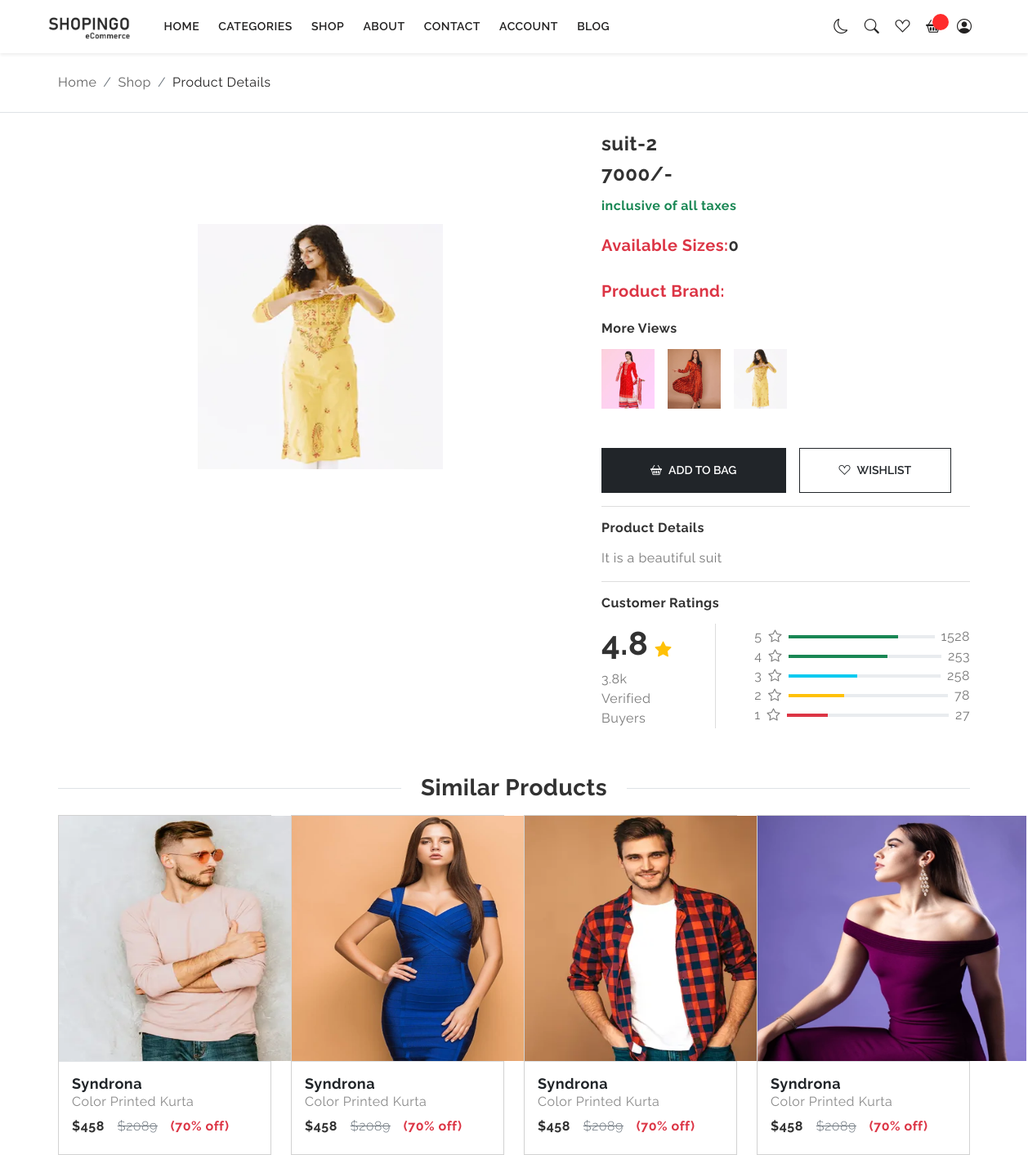
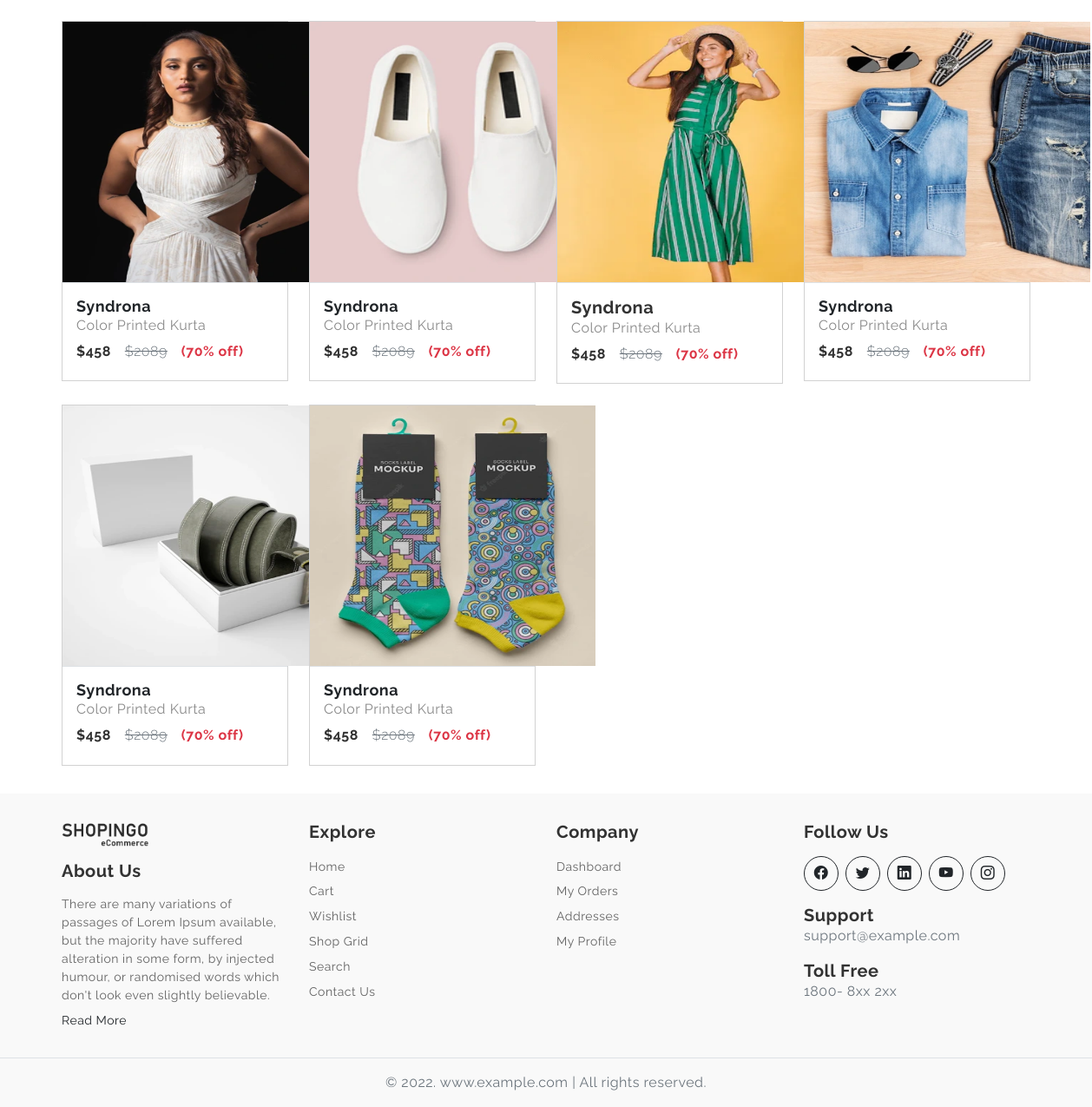
Page /src/view/product-details.php?product_id=37 (signed in) on the committed database (2 pictures, top to bottom).
### tables this page shows
CREATE TABLE `products_table` (
  `id` int NOT NULL,
  `product_name` varchar(255) NOT NULL,
  `description` varchar(255) NOT NULL,
  `price` int NOT NULL,
  `stock` int NOT NULL,
  `product_size` varchar(255) DEFAULT NULL,
  `isFeatured` int NOT NULL DEFAULT '0',
  `isDeleted` int NOT NULL DEFAULT '0',
  `category_id` int NOT NULL,
  `featured_product_image` varchar(255) NOT NULL,
  `created_at` timestamp NOT NULL DEFAULT CURRENT_TIMESTAMP,
  `updated_at` timestamp NULL DEFAULT NULL,
  `deleted_at` timestamp NULL DEFAULT NULL,
  `restored_at` datetime DEFAULT NULL
);

CREATE TABLE `product_images` (
  `id` int NOT NULL,
  `product_id` varchar(255) NOT NULL,
  `product_image` varchar(255) NOT NULL,
  `featured` tinyint DEFAULT NULL,
  `created_at` timestamp NOT NULL DEFAULT CURRENT_TIMESTAMP,
  `updated_at` timestamp NULL DEFAULT NULL
);

### src/view/product-details.php (the view, shortened to what the rows shown need)
<?php
include '../../includes/header.php';
include_once '../../includes/nav.php';
include '../controller/product_detail_handle.php';
?>
<div class="page-content">
  <section class="py-4">
    <div class="container">
      <div class="row g-4">
        <div class="col-12 col-xl-7">
          <div class="product-images">
            <div class="product-zoom-images">
              <div class="row row-cols-1 text-center mt-5 g-3">
                <?php foreach ($product_details as $row_data) {
                  $featured_image = $row_data['featured_product_image'];
                  ?>
                  <form action="../controller/cart_handle.php" method="POST">
                    <div class="col mt-5">
                      <div class="img-thumb-container overflow-hidden position-relative" data-fancybox="gallery"
                        data-featured-image="<?php echo $featured_image; ?>" data-other-image="<?php echo $images; ?>">
                        <img
                          src='<?php echo "../../shopingo_admin2-rahul/assets/images/product_featured_images/$featured_image" ?>'
                          class="img-fluid" style="height: 300px; width: 300px; " id="img_frame"
                          data-image-id="<?= $image_id; ?>" alt="">
                      </div>
                    </div>
                </div>
              </div>
            </div>
          </div>
          <div class=" col-12 col-xl-5">
            <div class="product-info">
              <div class="h4 fw-bold">
                <?php echo $row_data['product_name'];
                ?>
              </div>
              <div class="product-price d-flex align-items-center gap-3">
                <div class="h4 fw-bold">
                  <?php echo $row_data['price'] . '/-' ?>
                </div>
              </div>
              <p class="fw-bold mb-0 mt-1 text-success">inclusive of all taxes</p><br>
              <div class="h5 fw-bold">
                <?php echo '<span class="text-danger font-weight-bold" >Available Sizes:</span>' . $row_data['product_size'];
                ?>
              </div><br>
              <div class="h5 fw-bold">
                <?php echo '<span class="text-danger font-weight-bold" >Product Brand: </span>' . $row_data['brand'];
                ?>
              </div>
            <?php } ?>
            <div class="more-colors mt-4">
              <h6 class="fw-bold mb-3">More Views</h6>
              <div class="d-flex align-items-center gap-3">
                <?php foreach ($product_images as $img_data) {
                  $images = $img_data['product_image'];
                  $image_id = $img_data['id'];
                  ?>
                  <div class="">
                    <img src='<?php echo "../../shopingo_admin2-rahul/assets/images/product_image/$images" ?>' width="65"
                      class="sub_frame" alt="" data-image-id="<?= $image_id; ?>">
                  </div>
                <?php } ?>
              </div>
            </div>
                <?php
                foreach ($product_details as $row_data) {
                  ?>
              <?php
              if (!isset($_SESSION['user_login'])) { ?>
                <div class="cart-buttons mt-3">
                  <div class="buttons d-flex flex-column flex-lg-row gap-3 mt-4">
                    <button type="submit" name="cart_btn" class="btn btn-lg btn-dark btn-ecomm px-5 py-3 col-lg-6"
                      disabled><i class="bi bi-basket2 me-2"></i>Add to Bag</button>
                    <a href="#" class="btn btn-lg btn-outline-dark btn-ecomm px-5 py-3"><i
                        class="bi bi-suit-heart me-2"></i>Wishlist</a>
                  </div>
                  <h6 class="text-danger">Please login to access them</h6>
                </div>
              <?php } else { ?>
                <div class="cart-buttons mt-3">
                  <div class="buttons d-flex flex-column flex-lg-row gap-3 mt-4">
                    <button type="submit" name="cart_btn" class="btn btn-lg btn-dark btn-ecomm px-5 py-3 col-lg-6"><i
                        class="bi bi-basket2 me-2"></i>Add to Bag</button>
                    <button type="submit" name="wishlist_btn" class="btn btn-lg btn-outline-dark btn-ecomm px-5 py-3"><i
                        class="bi bi-suit-heart me-2"></i>Wishlist</button>
                  </div>
                </div>
              <?php }
              ?>
              <hr class="my-3">
              <div class="product-info">
                <h6 class="fw-bold mb-3">Product Details</h6>
                <p class="mb-1">
                  <?php echo $row_data['description'] ?>
                </p>
              </div>
            <?php } ?>
            <hr class="my-3">
            <div class="customer-ratings">
              <h6 class="fw-bold mb-3">Customer Ratings</h6>
              <div class="d-flex align-items-center gap-4 gap-lg-5 flex-wrap flex-lg-nowrap">
                <div class="">
                  <h1 class="mb-2 fw-bold">4.8<span class="fs-5 ms-2 text-warning"><i
                        class="bi bi-star-fill"></i></span>
                  </h1>
                </div>
              </div>
            </div>
          </div>
        </div>
      </div>
    </div>
  </section>
</div>
<?php include '../../includes/footer.php' ?>
</body>
</html>

### rows in the picture
products_table: featured_product_image (picture), product_name "suit-2", price "7000", product_size "0", description "It is a beautiful suit"
product_images: product_image (picture)
product_images: product_image (picture)
product_images: product_image (picture)
